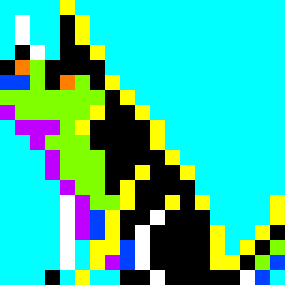
#> input picture sources/images/quiltro-2.gif, 95 x 95 px (shown 3 times larger); its folder holds 2 pictures in this run
$ python gif-quiltros-to-ppm.py   (Python 2 division)
#> lines starting #> are read from the running program, lines starting #| are printed output that depends on the picture
### quiltro_dna_parser.py
from PIL import Image


class QuiltroDnaParser:

    def __init__(self, image=None):
#> called with image = 'sources/images/quiltro-2.gif'
        self.rotation = 90
        self.colour_map = {
            0: (255, 255, 255),  # White
            1: (255, 255, 0),  # Yellow
            2: (0, 0, 0),  # Black
            3: (128, 255, 0),  # Lime
            4: (0, 64, 255),  # Crayon Blue
            5: (192, 0, 255),  # Purple
            6: (255, 128, 0),  # Orange
            7: (0, 255, 255),  # Aqua
            8: (255, 0, 255)  # Fuchsia
        }

        if image:
            self.im = Image.open(image).rotate(self.rotation)
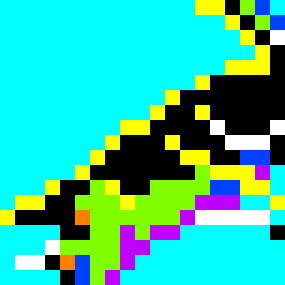
#> self.im: PIL image 95x95 P (shown 3 times larger); mean R, G, B 51.3, 193.6, 161.1
            self.pixels = list(self.im.getdata())
#> self.pixels = 9025 values, max 7 at index 75, min 0 at index 1040, mean 3.51
            self.width, self.height = self.im.size
#> self.width = 95; self.height = 95

    # [8 lines left out: function preview, not called in this run]

    def output_ppm(self):
        ppm_string = ''
        for i in range(self.height):
            pixel_line = ''
            for pixel in self.pixels[i * self.width:(i + 1) * self.width]:
                pixel_line = pixel_line + str(pixel)
            ppm_string = ppm_string + pixel_line + '.'
        return ppm_string[:-1]

    def write_ppm(self, filename):
        ppm = self.output_ppm()
        f = open(filename, "w")
        f.write(ppm)
        f.close()

    # [28 lines left out: functions image_from_ppm, image_from_ppm_file, file_get_contents, not called in this run]

### gif-quiltros-to-ppm.py
import os
from quiltro_dna_parser import QuiltroDnaParser

input_directory = "sources/images/"
output_directory = "generated/ppm/"

for input_file in os.listdir(input_directory):
    if input_file.endswith(".gif"):
        dna_parser = QuiltroDnaParser(input_directory + input_file)
        output_filename = os.path.splitext(os.path.basename(input_file))[0] + ".txt"
        dna_parser.write_ppm(output_directory + output_filename)
        print "Generated " + output_directory + output_filename
#> pass 2 of the loop `for input_file in os.listdir(input_directory):`:
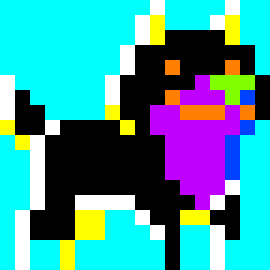
#> input picture sources/images/quiltro-3.gif, 90 x 90 px (shown 3 times larger)
#> in __init__ (call 2), `self.im = Image.open(image).rotate(self.rotation)`:
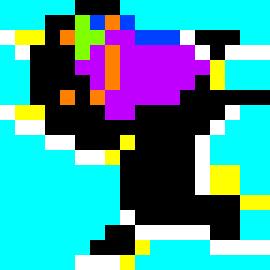
#> self.im: PIL image 90x90 P (shown 3 times larger); mean R, G, B 62.8, 151.7, 159
#> self.pixels = 8100 values, max 7 at index 25, min 0 at index 900, mean 4
